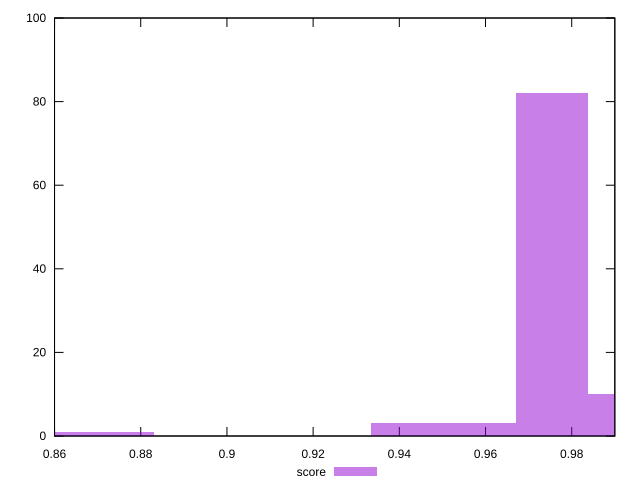

This figure's gnuplot source:
reset

$score <<EOF
0.8745641999445837 1
0.8577456576379571 1
0.9754754537843433 82
0.9586569114777167 3
0.9418383691710901 3
0.9922939960909699 10
EOF

set key outside below
set boxwidth 0.01681854230662661
set xrange [0.86:0.99]
set yrange [0:100]
set trange [0:100]
set style fill transparent solid 0.5 noborder
set terminal svg size 640, 490 enhanced background rgb 'white'
set output "report_00026_2021-02-22T21:38:55.199Z/bootup-time/samples/pages/score/histogram.svg"

plot $score title "score" with boxes

reset
